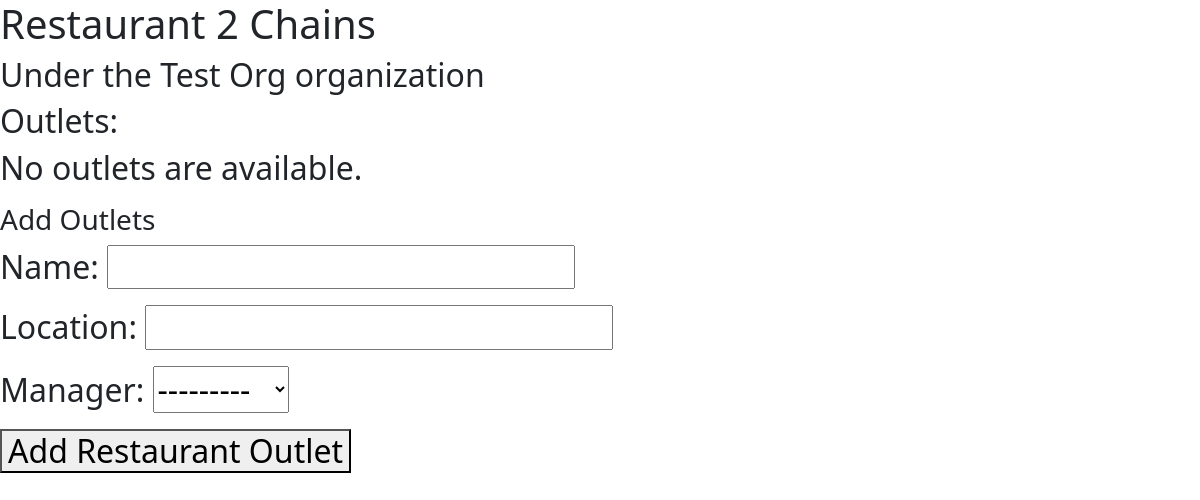
/restaurants/orgs/1/2 (signed in), run on an earlier commit of the app's database.
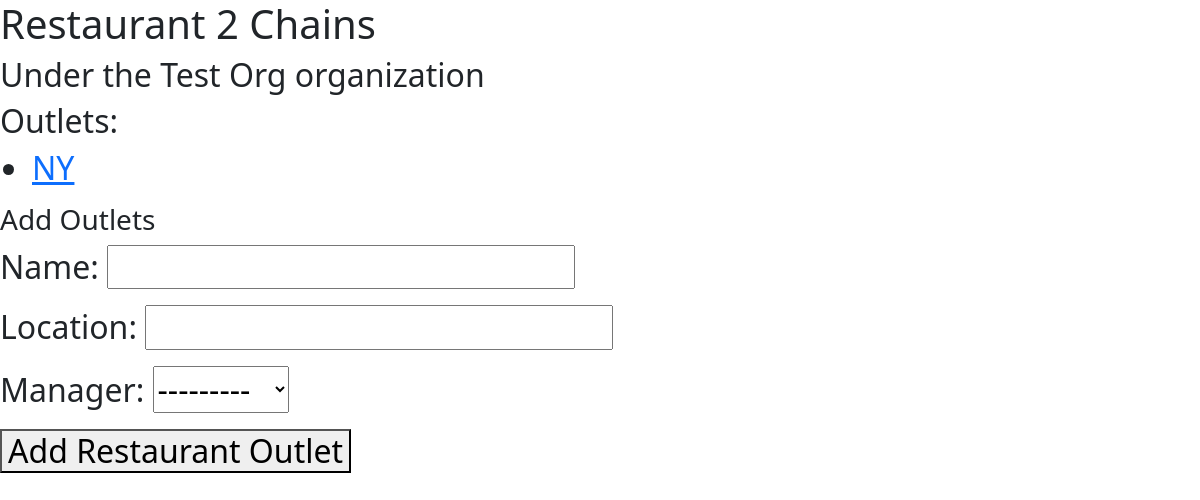
And on a later commit of the database.
### restaurants/models.py (models this page shows, shortened)
class RestaurantOutlet(Group):
    restaurant = models.ForeignKey(Restaurant, on_delete=models.CASCADE)
    location = models.CharField(max_length=50)
    manager = models.ForeignKey(settings.AUTH_USER_MODEL, on_delete= models.SET_DEFAULT, default=None)

### restaurants/views.py (the view)
# urls.py: path("orgs/<int:organization_id>/<int:restaurant_id>", views.restaurantsIndex, name="restaurantsIndex"),
def restaurantsIndex(request, organization_id, restaurant_id):
    org = get_object_or_404(Organization, pk=organization_id)
    restaurant = get_object_or_404(Restaurant, pk=restaurant_id)
    outlets = RestaurantOutlet.objects.filter(restaurant=restaurant)
    if request.method == 'POST':
        form = CreateRestaurantOutlet(request.POST)
        print(f'Form Data: {request.POST}')
        if form.is_valid():
            restaurant_outlet = form.save(commit=False)
            restaurant_outlet.restaurant = restaurant
            restaurant_outlet.save()
            return redirect('restaurant:restaurantsIndex', organization_id=organization_id, restaurant_id=restaurant_id)
        else:
            print('Form has errors')
            print(form.errors)
            print(form.non_field_errors())
    else:
        form = CreateRestaurantOutlet()
    context = {
        'org': org,
        'restaurant': restaurant,
        'outlets': outlets,
        'form': form
    }
    if restaurant.parent_organization != org:
        return HttpResponse(f"Restaurant not under {org.name}")
    return render(request, 'restaurants/restaurantsIndex.html', context)

### restaurants/forms.py
class CreateRestaurantOutlet(forms.ModelForm):
    class Meta:
        model = RestaurantOutlet
        fields = ['name', 'location', 'manager']

### restaurants/models.py (called while the page is built)
    def __str__(self):
        return self.name

### restaurants/templates/restaurants/restaurantsIndex.html (shortened to what this page needs)
<!doctype html>
<html lang="en">
  <head>
    <link href="https://cdn.jsdelivr.net/npm/bootstrap@5.3.2/dist/css/bootstrap.min.css" rel="stylesheet">
  </head>
  <body>
    <div class="page-header">
      <h1>{{restaurant.name}} Chains</h1>
    </div>
    <div>
        <h2>Under the {{restaurant.parent_organization}} organization<h2>
        <h2>Outlets:<h2>
        <div>
            {% if outlets %}
            <ul>
            {% for outlet in outlets %}
                <li><a href="{% url 'restaurant:outletPage' outlet.name %}">{{outlet.location}}</a></li>
            {% endfor %}
                </ul>
            {% else %}
                <p>No outlets are available.</p>
            {% endif %}
        </div>
        <div>
            {% if user == restaurant.parent_organization.admin %}
            <h3>Add Outlets</h3>
            <form method="post" action="{% url 'restaurant:restaurantsIndex' organization_id=org.id restaurant_id=restaurant.id %}">
                {{ form.as_p }}
                <button type="submit">Add Restaurant Outlet</button>
            </form>
            {% endif %}
        </div>
    </div>
  </body>
</html>

What changed in the data, as far as the page shows it:
added RestaurantOutlet: location "NY"
Also different on the page:
text no longer shown: "No outlets are available."
